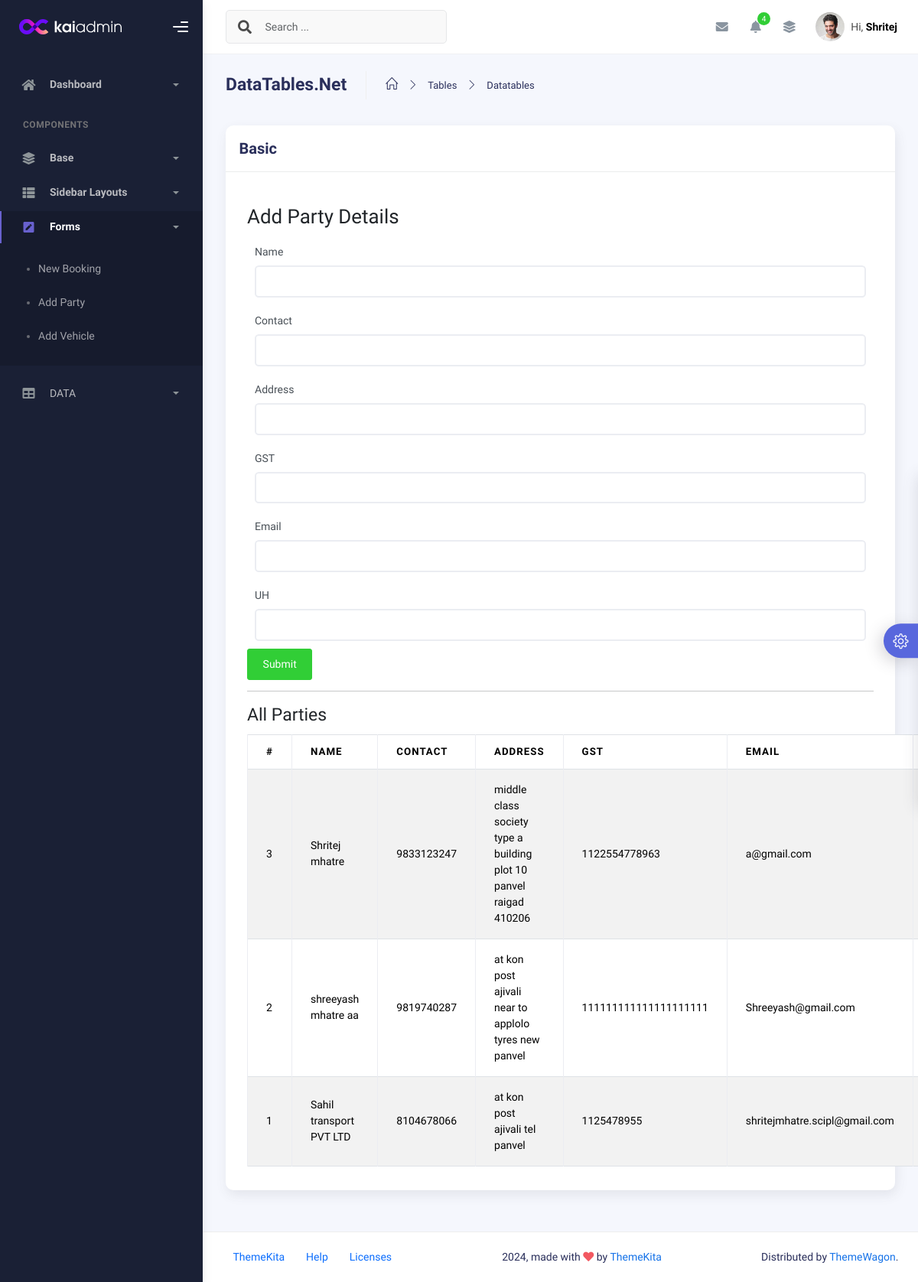
/forms/addparty.php, run on the app's committed database.
### tables this page shows
CREATE TABLE `parties` (
  `id` int(11) NOT NULL,
  `name` varchar(255) NOT NULL,
  `gst` varchar(255) NOT NULL,
  `uh` varchar(255) NOT NULL,
  `contact` varchar(255) NOT NULL,
  `address` text NOT NULL,
  `email` varchar(255) NOT NULL,
  `phone` varchar(20) DEFAULT NULL,
  `created_at` timestamp NOT NULL DEFAULT current_timestamp()
);

### forms/addparty.php (the view, shortened to what this page needs)
<?php
$conn = new mysqli('localhost', 'root', '', 'transportdb');
$editing = false;
$party = [
    'id' => '',
    'name' => '',
    'contact' => '',
    'address' => '',
    'gst' => '',
    'email' => '',
    'uh' => ''
];
?>
<!DOCTYPE html>
<html lang="en">
  <head>
    <link rel="stylesheet" href="../assets/css/bootstrap.min.css" />
    <link rel="stylesheet" href="../assets/css/plugins.min.css" />
    <link rel="stylesheet" href="../assets/css/kaiadmin.min.css" />
    <link rel="stylesheet" href="../assets/css/demo.css" />
  </head>
  <body>
    <div class="wrapper">
      <div class="sidebar" data-background-color="dark">
        <div class="sidebar-logo">
          <div class="logo-header" data-background-color="dark">
            <a href="../index.php" class="logo">
              <img
                src="../assets/img/kaiadmin/logo_light.svg"
                alt="navbar brand"
                class="navbar-brand"
                height="20"
              />
            </a>
            <div class="nav-toggle">
              <button class="btn btn-toggle toggle-sidebar">
                <i class="gg-menu-right"></i>
              </button>
            </div>
          </div>
        </div>
        <div class="sidebar-wrapper scrollbar scrollbar-inner">
          <div class="sidebar-content">
            <ul class="nav nav-secondary">
              <li class="nav-item">
                <a
                  data-bs-toggle="collapse"
                  href="#dashboard"
                  class="collapsed"
                  aria-expanded="false"
                >
                  <i class="fas fa-home"></i>
                  <p>Dashboard</p>
                  <span class="caret"></span>
                </a>
              </li>
              <li class="nav-section">
                <h4 class="text-section">Components</h4>
              </li>
              <li class="nav-item">
                <a data-bs-toggle="collapse" href="#base">
                  <i class="fas fa-layer-group"></i>
                  <p>Base</p>
                  <span class="caret"></span>
                </a>
              </li>
              <li class="nav-item">
                <a data-bs-toggle="collapse" href="#sidebarLayouts">
                  <i class="fas fa-th-list"></i>
                  <p>Sidebar Layouts</p>
                  <span class="caret"></span>
                </a>
              </li>
              <li class="nav-item  active submenu">
                <a data-bs-toggle="collapse" href="#forms">
                  <i class="fas fa-pen-square"></i>
                  <p>Forms</p>
                  <span class="caret"></span>
                </a>
                <div class="collapse show" id="forms">
                  <ul class="nav nav-collapse">
                    <li>
                      <a href="../forms/forms.php">
                        <span class="sub-item">New Booking</span>
                      </a>
                    </li>
                    <li>
                      <a href="../forms/addparty.php">
                        <span class="sub-item">Add Party</span>
                      </a>
                    </li>
                    <li>
                      <a href="../forms/addvehicle.php">
                        <span class="sub-item">Add Vehicle</span>
                      </a>
                    </li>
                  </ul>
                </div>
              </li>
              <li class="nav-item">
                <a data-bs-toggle="collapse" href="#tables">
                  <i class="fas fa-table"></i>
                  DATA
                  <span class="caret"></span>
                </a>
              </li>
            </ul>
          </div>
        </div>
      </div>
      <div class="main-panel">
        <div class="main-header">
          <nav
            class="navbar navbar-header navbar-header-transparent navbar-expand-lg border-bottom"
          >
            <div class="container-fluid">
              <nav
                class="navbar navbar-header-left navbar-expand-lg navbar-form nav-search p-0 d-none d-lg-flex"
              >
                <div class="input-group">
                  <div class="input-group-prepend">
                    <button type="submit" class="btn btn-search pe-1">
                      <i class="fa fa-search search-icon"></i>
                    </button>
                  </div>
                  <input
                    type="text"
                    placeholder="Search ..."
                    class="form-control"
                  />
                </div>
              </nav>
              <ul class="navbar-nav topbar-nav ms-md-auto align-items-center">
                <li class="nav-item topbar-icon dropdown hidden-caret">
                  <a
                    class="nav-link dropdown-toggle"
                    href="#"
                    id="messageDropdown"
                    role="button"
                    data-bs-toggle="dropdown"
                    aria-haspopup="true"
                    aria-expanded="false"
                  >
                    <i class="fa fa-envelope"></i>
                  </a>
                </li>
                <li class="nav-item topbar-icon dropdown hidden-caret">
                  <a
                    class="nav-link dropdown-toggle"
                    href="#"
                    id="notifDropdown"
                    role="button"
                    data-bs-toggle="dropdown"
                    aria-haspopup="true"
                    aria-expanded="false"
                  >
                    <i class="fa fa-bell"></i>
                    <span class="notification">4</span>
                  </a>
                </li>
                <li class="nav-item topbar-icon dropdown hidden-caret">
                  <a
                    class="nav-link"
                    data-bs-toggle="dropdown"
                    href="#"
                    aria-expanded="false"
                  >
                    <i class="fas fa-layer-group"></i>
                  </a>
                </li>
                <li class="nav-item topbar-user dropdown hidden-caret">
                  <a
                    class="dropdown-toggle profile-pic"
                    data-bs-toggle="dropdown"
                    href="#"
                    aria-expanded="false"
                  >
                    <div class="avatar-sm">
                      <img
                        src="../assets/img/profile.jpg"
                        alt="..."
                        class="avatar-img rounded-circle"
                      />
                    </div>
                    <span class="profile-username">
                      <span class="op-7">Hi,</span>
                      <span class="fw-bold">Shritej</span>
                    </span>
                  </a>
                </li>
              </ul>
            </div>
          </nav>
        </div>
        <div class="container">
          <div class="page-inner">
            <div class="page-header">
              <h3 class="fw-bold mb-3">DataTables.Net</h3>
              <ul class="breadcrumbs mb-3">
                <li class="nav-home">
                  <a href="#">
                    <i class="icon-home"></i>
                  </a>
                </li>
                <li class="separator">
                  <i class="icon-arrow-right"></i>
                </li>
                <li class="nav-item">
                  <a href="#">Tables</a>
                </li>
                <li class="separator">
                  <i class="icon-arrow-right"></i>
                </li>
                <li class="nav-item">
                  <a href="#">Datatables</a>
                </li>
              </ul>
            </div>
            <div class="row">
              <div class="col-md-12">
                <div class="card">
                  <div class="card-header">
                    <h4 class="card-title">Basic</h4>
                  </div>
                  <div class="card-body">
                    <div class="container mt-4">
    <h2><?php echo $editing ? "Edit Party Details" : "Add Party Details"; ?></h2>
    <form action="addparty.php" method="POST">
        <div class="form-group">
            <label for="name">Name</label>
            <input type="text" name="name" id="name" class="form-control" value="<?php echo htmlspecialchars($party['name']); ?>" required>
        </div>
        <div class="form-group">
            <label for="contact">Contact</label>
            <input type="text" name="contact" id="contact" class="form-control" value="<?php echo htmlspecialchars($party['contact']); ?>" required>
        </div>
        <div class="form-group">
            <label for="address">Address</label>
            <input type="text" name="address" id="address" class="form-control" value="<?php echo htmlspecialchars($party['address']); ?>" required>
        </div>
        <div class="form-group">
            <label for="gst">GST</label>
            <input type="text" name="gst" id="gst" class="form-control" value="<?php echo htmlspecialchars($party['gst']); ?>">
        </div>
        <div class="form-group">
            <label for="email">Email</label>
            <input type="email" name="email" id="email" class="form-control" value="<?php echo htmlspecialchars($party['email']); ?>">
        </div>
        <div class="form-group">
            <label for="uh">UH</label>
            <input type="text" name="uh" id="uh" class="form-control" value="<?php echo htmlspecialchars($party['uh']); ?>">
        </div>
        <button type="submit" class="btn btn-success"><?php echo $editing ? "Update" : "Submit"; ?></button>
    </form>
    <hr>
    <h3>All Parties</h3>
    <table class="table table-bordered table-striped">
        <thead>
            <tr>
                <th>#</th>
                <th>Name</th>
                <th>Contact</th>
                <th>Address</th>
                <th>GST</th>
                <th>Email</th>
                <th>UH</th>
            </tr>
        </thead>
        <tbody>
            <?php
            $result = $conn->query("SELECT * FROM parties ORDER BY id DESC");
            if ($result->num_rows > 0) {
                while ($row = $result->fetch_assoc()) {
                    echo "<tr>";
                    echo "<td>" . htmlspecialchars($row['id']) . "</td>";
                    echo "<td>" . htmlspecialchars($row['name']) . "</td>";
                    echo "<td>" . htmlspecialchars($row['contact']) . "</td>";
                    echo "<td>" . htmlspecialchars($row['address']) . "</td>";
                    echo "<td>" . htmlspecialchars($row['gst']) . "</td>";
                    echo "<td>" . htmlspecialchars($row['email']) . "</td>";
                    echo "<td>" . htmlspecialchars($row['uh']) . "</td>";
                    echo "</tr>";
                }
            } else {
                echo "<tr><td colspan='8' class='text-center'>No parties added yet.</td></tr>";
            }
            ?>
        </tbody>
    </table>
</div>
                  </div>
                </div>
              </div>
            </div>
          </div>
        </div>
        <footer class="footer">
          <div class="container-fluid d-flex justify-content-between">
            <nav class="pull-left">
              <ul class="nav">
                <li class="nav-item">
                  <a class="nav-link" href="http://www.themekita.com">
                    ThemeKita
                  </a>
                </li>
                <li class="nav-item">
                  <a class="nav-link" href="#"> Help </a>
                </li>
                <li class="nav-item">
                  <a class="nav-link" href="#"> Licenses </a>
                </li>
              </ul>
            </nav>
            <div class="copyright">
              2024, made with <i class="fa fa-heart heart text-danger"></i> by
              <a href="http://www.themekita.com">ThemeKita</a>
            </div>
            <div>
              Distributed by
              <a target="_blank" href="https://themewagon.com/">ThemeWagon</a>.
            </div>
          </div>
        </footer>
      </div>
      <div class="custom-template">
        <div class="custom-toggle">
          <i class="icon-settings"></i>
        </div>
      </div>
    </div>
  </body>
</html>

### assets/css/demo.css (style rules this page uses)
.custom-template { position: fixed; top: 50%; transform: translateY(-50%); right: -325px; width: 325px; height: max-content; display: block; z-index: 1; background: #ffffff; transition: all .3s; z-index: 1003; box-shadow: -1px 1px 20px rgba(69, 65, 78, 0.15); border-top-left-radius: 5px; border-bottom-left-radius: 5px; transition: all .5s; }
.custom-template .custom-toggle { position: absolute; width: 45px; height: 45px; background: #5867dd; top: 50%; left: -45px; transform: translateY(-50%); display: flex; align-items: center; justify-content: center; text-align: center; border-top-left-radius: 30px; border-bottom-left-radius: 30px; cursor: pointer; color: #ffffff; box-shadow: -5px 5px 20px rgba(69, 65, 78, 0.21); }
.custom-template .custom-toggle i { font-size: 20px; animation: 1.3s spin linear infinite; }

### data on the page
parties: id "3", name "Shritej mhatre", contact "9833123247", address "middle class society type a building plot 10 panvel raigad 410206", gst "1122554778963", email "a@gmail.com"
parties: id "2", name "shreeyash mhatre aa", contact "9819740287", address "at kon post ajivali near to applolo tyres new panvel", gst "111111111111111111111", email "Shreeyash@gmail.com"
parties: id "1", name "Sahil transport PVT LTD", contact "8104678066", address "at kon post ajivali tel panvel", gst "1125478955", email "shritejmhatre.scipl@gmail.com"
